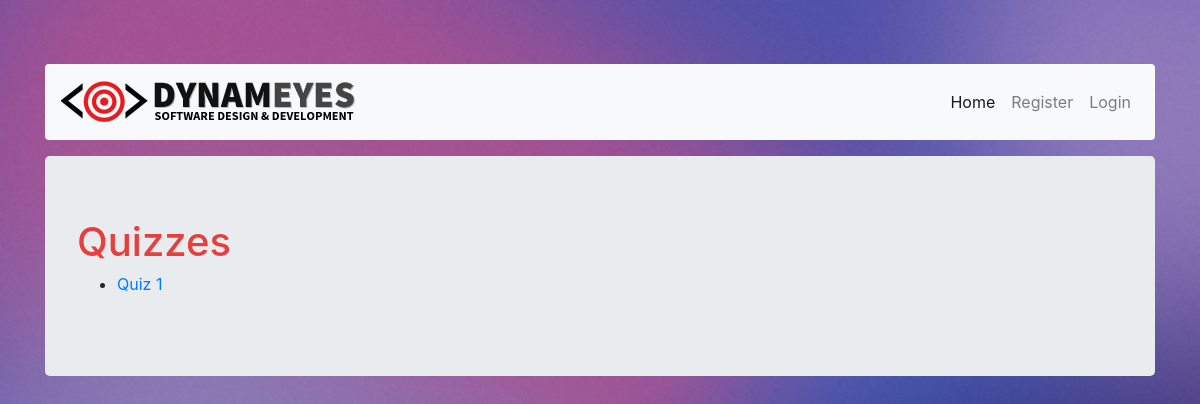
The app's page /, older data.
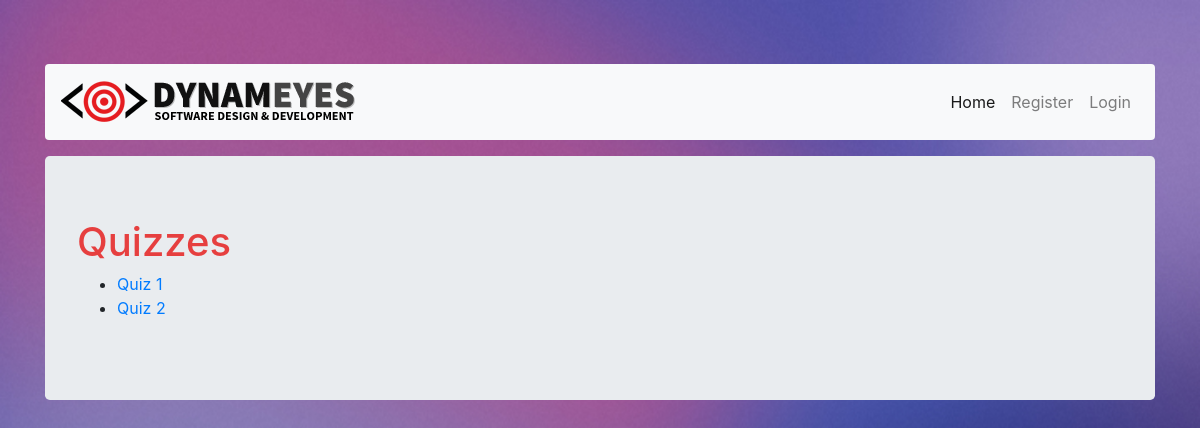
The same page, newer data.
### quiz/models.py (models this page shows, shortened)
class Quiz(models.Model):
    quiz_title = models.CharField(max_length=200)
    pub_date = models.DateTimeField('date published', auto_now_add=True)
    expiration = models.DateTimeField('expiration date')
    class Meta:
        verbose_name_plural = 'quizzes'

### quiz/views.py (the view)
# urls.py: url(r'^$', views.index, name='index'),
def index(request):
    queryset = Quiz.objects.all()
    context = {
        'objects_quiz': queryset,
        'title': "Quiz Builder",
    }
    return render(request, 'index.html', context)

### quiz/templates/index.html
{% extends 'base.html' %}
{% block content %}
    {% include 'nav.html' %}
    <div class="jumbotron">
        <h1>Quizzes</h1>
        <ul>
            {% for obj in objects_quiz %}
                <li>
                    <a href="/quiz/{{ obj.id }}">
                        {{ obj.quiz_title }}
                    </a>
                </li>
            {% endfor %}
        </ul>
    </div>
{% endblock %}

Row changes from the older to the newer data that the page shows:
added Quiz: quiz_title "Quiz 2"
